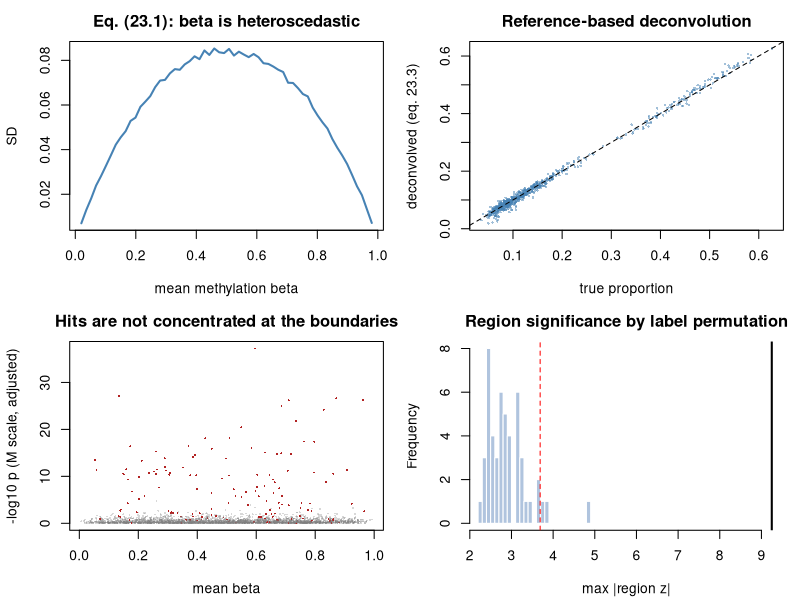

Source code (R):
## ---- chunk 1
suppressPackageStartupMessages(library(MASS))
MODULE_NAME <- "23_methylation_epigenomics"
OUT <- file.path(Sys.getenv("STATS_OUT", unset = "results"), MODULE_NAME)
dir.create(OUT, recursive = TRUE, showWarnings = FALSE)
header <- function(txt) cat("\n", strrep("=", 72), "\n", txt, "\n",
                            strrep("=", 72), "\n", sep = "")
beta_to_m <- function(b, eps = 1e-6) { b <- pmin(pmax(b, eps), 1-eps); log2(b/(1-b)) }
m_to_beta <- function(m) 2^m/(2^m + 1)
CELL_TYPES <- c("CD4T","CD8T","NK","Bcell","Mono","Gran")
## ---- chunk 2
header("1. Beta values are heteroscedastic; M-values are not (23.1)")
set.seed(3301)
cat(sprintf("  %11s%11s%9s\n", "mean beta", "SD(beta)", "SD(M)"))
for (target in c(0.02, 0.10, 0.30, 0.50, 0.75, 0.95)) {
  m_draws <- rnorm(40000, log2(target/(1-target)), 0.5)
  cat(sprintf("  %11.2f%11.4f%9.4f\n", target, sd(m_to_beta(m_draws)), sd(m_draws)))
}
cat("\n  Probes near 0 or 1 are STRUCTURALLY less variable. A linear model on\n")
cat("  beta gives them standard errors that are too small, so they dominate a\n")
cat("  hit list for a purely mathematical reason. MODEL ON M, REPORT BETA.\n")
## ---- chunk 3
header("2. A whole-blood EPIC-like cohort")
simulate_methylation <- function(n = 120, n_probes = 3000, n_dmp = 150) {
  ref_M <- matrix(rnorm(n_probes*length(CELL_TYPES), 0, 2), n_probes) +
    rnorm(n_probes, 0, 1.5)
  case <- rbinom(n, 1, 0.5); age <- rnorm(n, 55, 12); sex <- rbinom(n, 1, 0.5)
  ## Cases have MORE granulocytes and fewer CD4T -> composition is a CONFOUNDER.
  base_logit <- c(1.1, 0.5, 0.2, 0.3, 0.8, 1.9)
  shift <- c(-0.35, 0, 0, 0, 0.10, 0.30)
  W <- t(sapply(seq_len(n), function(i) {
    lg <- base_logit + case[i]*shift + rnorm(length(CELL_TYPES), 0, 0.22)
    exp(lg)/sum(exp(lg))
  }))
  colnames(W) <- CELL_TYPES
  true_eff <- numeric(n_probes)
  dmp <- sample(n_probes, n_dmp); true_eff[dmp] <- rnorm(n_dmp, 0, 0.85)
  M <- ref_M %*% t(W) + outer(true_eff, case) +
    outer(rnorm(n_probes, 0, 0.012), age - mean(age)) +
    matrix(rnorm(n_probes*n, 0, 0.45), n_probes)
  probes <- sprintf("cg%07d", seq_len(n_probes))
  samples <- sprintf("S%03d", seq_len(n))
  dimnames(M) <- list(probes, samples)
  meta <- data.frame(case = case, age = age, sex = sex, W, row.names = samples)
  list(beta = m_to_beta(M), M = M, meta = meta,
       truth = data.frame(true_eff = true_eff, is_dmp = true_eff != 0, row.names = probes),
       ref_M = `dimnames<-`(ref_M, list(probes, CELL_TYPES)))
}
set.seed(3302)
sim <- simulate_methylation()
beta_df <- sim$beta; M_df <- sim$M; meta <- sim$meta; truth <- sim$truth
stopifnot(identical(colnames(beta_df), rownames(meta)))
cat(sprintf("  %d probes x %d samples\n", nrow(beta_df), ncol(beta_df)))
cat(sprintf("  %d probes have a TRUE direct effect of case status\n", sum(truth$is_dmp)))
cat("\n  mean cell proportions by group:\n")
print(round(aggregate(meta[, CELL_TYPES], by = list(case = meta$case), mean), 3))
cat(sprintf("\n  Granulocytes differ by %+.3f between groups -> cell composition is\n",
            diff(tapply(meta$Gran, meta$case, mean))))
cat("  associated with the outcome, i.e. a CONFOUNDER for any probe whose\n")
cat("  methylation differs between cell types.\n")
## ---- chunk 4
header("3. Probe-wise linear models on M vs beta")
probewise <- function(Y, meta, rhs_cols, coef_index = 2) {
  X <- cbind(1, as.matrix(sapply(rhs_cols, function(c_) as.numeric(meta[[c_]]))))
  beta_hat <- qr.coef(qr(X), t(Y))
  resid <- t(Y) - X %*% beta_hat
  dof <- nrow(X) - ncol(X)
  s2 <- pmax(colSums(resid^2)/dof, 1e-14)
  se <- sqrt(s2 * chol2inv(qr.R(qr(X)))[coef_index, coef_index])
  p <- 2*pt(abs(beta_hat[coef_index, ]/se), dof, lower.tail = FALSE)
  data.frame(effect = beta_hat[coef_index, ], s2 = s2, pvalue = p,
             padj = p.adjust(p, "BH"), row.names = rownames(Y))
}
moderated_probewise <- function(Y, meta, rhs_cols, coef_index = 2) {
  base <- probewise(Y, meta, rhs_cols, coef_index)
  X <- cbind(1, as.matrix(sapply(rhs_cols, function(c_) as.numeric(meta[[c_]]))))
  dof <- nrow(X) - ncol(X)
  e <- log(base$s2) - digamma(dof/2) + log(dof/2)
  target <- mad(e)^2 - trigamma(dof/2)
  d0 <- if (target > 0) tryCatch(uniroot(function(d) trigamma(d/2) - target,
                                         c(1e-4, 1e4))$root, error = function(e) 50)
        else 50
  s0_2 <- exp(mean(e) + digamma(d0/2) - log(d0/2))
  s2t <- (d0*s0_2 + dof*base$s2)/(d0 + dof)
  se <- sqrt(s2t * chol2inv(qr.R(qr(X)))[coef_index, coef_index])
  base$pvalue <- 2*pt(abs(base$effect/se), dof + d0, lower.tail = FALSE)
  base$padj <- p.adjust(base$pvalue, "BH")
  list(res = base, d0 = d0)
}
mean_beta <- rowMeans(beta_df)
dist_edge <- pmin(mean_beta, 1 - mean_beta)
res_beta <- probewise(beta_df, meta, c("case","age","sex"))
res_M <- probewise(M_df, meta, c("case","age","sex"))
cat(sprintf("  Spearman(distance from the 0/1 boundary, residual variance):\n"))
cat(sprintf("    beta scale : %+.3f   <- strong dependence\n",
            cor(dist_edge, res_beta$s2, method = "spearman")))
cat(sprintf("    M scale    : %+.3f   <- essentially none\n",
            cor(dist_edge, res_M$s2, method = "spearman")))
cat("\n  That is the heteroscedasticity of eq. (23.1), measured directly.\n")
mb <- moderated_probewise(beta_df, meta, c("case","age","sex"))
mM <- moderated_probewise(M_df, meta, c("case","age","sex"))
cat("\n  WHY IT MATTERS - and it is NOT what most people assume. An ordinary\n")
cat("  probe-wise t-test on beta is largely self-correcting: an extreme probe\n")
cat("  has both a smaller effect AND a smaller SE, and the two mostly cancel.\n")
cat("  The damage appears once you MODERATE the variances, which every standard\n")
cat("  pipeline does (limma, eq. 20.6). Empirical Bayes assumes the residual\n")
cat("  variances are EXCHANGEABLE across probes. On the beta scale they are\n")
cat("  not, so the prior degrees of freedom collapse:\n")
cat(sprintf("\n    prior df d0, beta scale : %8.1f\n", mb$d0))
cat(sprintf("    prior df d0, M scale    : %8.1f\n", mM$d0))
cat("    With n = 4 or 6 per group - the usual EWAS pilot - that is decisive.\n")
score <- function(res, label) {
  rej <- res$padj < 0.05
  tp <- sum(rej & truth$is_dmp); fp <- sum(rej & !truth$is_dmp)
  cat(sprintf("  %-44s%7d%7d%7d%9.2f%8.3f\n", label, sum(rej), tp, fp,
              tp/sum(truth$is_dmp), fp/max(sum(rej), 1)))
}
cat(sprintf("\n  %-44s%7s%7s%7s%9s%8s\n", "analysis", "rej", "TP", "FP", "sens", "FDP"))
score(res_beta, "beta, ordinary t, adj. age+sex")
score(res_M, "M, ordinary t, adj. age+sex")
score(mM$res, "M, MODERATED t, adj. age+sex")
cat("\n  Note the FDP in all rows is far above 0.05. None of these adjusts for\n")
cat("  CELL COMPOSITION, which is the real driver - that is section 4, and it\n")
cat("  matters far more than the scale choice.\n")
## ---- chunk 5
header("4. Reference-based deconvolution and the adjustment decision (23.3)")
houseman <- function(Y, reference) {
  ## eq. (23.3): non-negative, sum-to-one constrained regression. Implemented
  ## as NNLS via a simple projected-gradient loop, then renormalised.
  R <- as.matrix(reference)
  t(apply(Y, 2, function(y) {
    w <- rep(1/ncol(R), ncol(R))
    for (it in 1:500) {
      g <- crossprod(R, R %*% w - y)
      w <- pmax(w - 0.5*g/max(sum(R^2), 1e-9), 0)
      if (sum(w) > 0) w <- w/sum(w)
    }
    w
  }))
}
disc <- names(sort(apply(sim$ref_M, 1, sd), decreasing = TRUE))[1:400]
W_hat <- houseman(M_df[disc, ], sim$ref_M[disc, ])
colnames(W_hat) <- CELL_TYPES
cat("  Estimated vs true cell proportions (correlation across samples):\n")
for (ct in CELL_TYPES)
  cat(sprintf("    %-8s r = %+.3f   (true mean %.3f, est mean %.3f)\n", ct,
              cor(W_hat[, ct], meta[[ct]]), mean(meta[[ct]]), mean(W_hat[, ct])))
meta_w <- meta
for (ct in CELL_TYPES[-length(CELL_TYPES)]) meta_w[[paste0("est_", ct)]] <- W_hat[, ct]
res_adj <- probewise(M_df, meta_w,
                     c("case","age","sex", paste0("est_", CELL_TYPES[-length(CELL_TYPES)])))
cat(sprintf("\n  %-44s%7s%7s%7s%9s%8s\n", "analysis", "rej", "TP", "FP", "sens", "FDP"))
score(res_M, "M scale, NOT adjusted for composition")
score(res_adj, "M scale, adjusted for estimated composition")
cat("\n  Adjusting removes composition-driven false positives. But BEFORE\n")
cat("  adjusting, decide the CAUSAL ROLE (Module 32):\n")
cat("    CONFOUNDER - composition differs for reasons unrelated to disease\n")
cat("                 (age, smoking, sampling) -> ADJUST.\n")
cat("    MEDIATOR   - the disease CAUSES the composition change, which then\n")
cat("                 changes methylation -> adjusting removes the effect you\n")
cat("                 wanted. Do a mediation analysis instead (eq. 32.6).\n")
cat("    OUTCOME    - the composition change IS the finding -> model it\n")
cat("                 directly and do not adjust methylation for it.\n")
med_frac <- sapply(rownames(truth)[truth$is_dmp][1:60], function(p_) {
  d <- meta; d$y <- M_df[p_, ]
  tot <- coef(lm(y ~ case + age + sex, data = d))["case"]
  dir_ <- coef(lm(as.formula(paste("y ~ case + age + sex +",
                                   paste(CELL_TYPES[-length(CELL_TYPES)], collapse = "+"))),
                  data = d))["case"]
  if (abs(tot) > 1e-6) 1 - dir_/tot else NA
})
cat(sprintf("\n  Median proportion of the case effect 'explained' by composition\n"))
cat(sprintf("  across 60 true DMPs: %.1f%%\n", 100*median(med_frac, na.rm = TRUE)))
cat("  If composition is a MEDIATOR, that fraction is a real biological\n")
cat("  pathway and adjusting it away is a mistake.\n")
## ---- chunk 6
header("5. Bisulfite counts need a beta-binomial (23.2)")
set.seed(3303)
n_s <- 24; n_sites <- 400
group <- rbinom(n_s, 1, 0.5)
true_pi <- rbeta(n_sites, 2, 2)
delta <- c(rep(0.12, 40), rep(0, n_sites - 40))
RHO <- 0.03
coverage <- matrix(rnbinom(n_sites*n_s, mu = 30, size = 2), n_sites) + 1
y <- matrix(0L, n_sites, n_s)
for (i in seq_len(n_sites)) for (j in seq_len(n_s)) {
  pij <- min(max(true_pi[i] + delta[i]*group[j], 0.01), 0.99)
  a <- pij*(1/RHO - 1); b <- (1 - pij)*(1/RHO - 1)
  y[i, j] <- rbinom(1, coverage[i, j], rbeta(1, a, b))
}
is_de <- delta != 0
test_sites <- function(quasi) {
  vapply(seq_len(n_sites), function(i) {
    d <- data.frame(m = y[i, ], u = coverage[i, ] - y[i, ], g = group)
    f <- try(glm(cbind(m, u) ~ g, data = d, family = binomial()), silent = TRUE)
    if (inherits(f, "try-error")) return(1)
    if (!quasi) return(coef(summary(f))["g", 4])
    phi <- max(sum(residuals(f, "pearson")^2)/df.residual(f), 1)
    2*pt(abs(coef(f)["g"]/(coef(summary(f))["g",2]*sqrt(phi))),
         df.residual(f), lower.tail = FALSE)
  }, numeric(1))
}
cat(sprintf("  %-34s%7s%7s%7s%8s\n", "model", "rej", "TP", "FP", "FDP"))
for (row_ in list(list("binomial (ignores overdispersion)", FALSE),
                  list("quasi-binomial (eq. 23.2)", TRUE))) {
  p <- test_sites(row_[[2]]); rej <- p.adjust(p, "BH") < 0.05
  cat(sprintf("  %-34s%7d%7d%7d%8.3f\n", row_[[1]], sum(rej), sum(rej & is_de),
              sum(rej & !is_de), sum(rej & !is_de)/max(sum(rej), 1)))
}
cat(sprintf("\n  Coverage ranges %d-%dx. A plain binomial treats a high-coverage\n",
            min(coverage), max(coverage)))
cat("  site as far more certain than a low-coverage one, ignoring the\n")
cat("  BIOLOGICAL variability between samples entirely (eq. 23.2).\n")
## ---- chunk 7
header("6. Region-level inference")
set.seed(3304)
probe_pos <- sort(sample(1e7, nrow(truth)))
names(probe_pos) <- rownames(truth)
z_scores <- qnorm(res_adj$pvalue/2, lower.tail = FALSE) * sign(res_adj$effect)
region_scan <- function(z, positions, window = 2000, min_probes = 3) {
  o <- order(positions); zs <- z[o]; ps <- positions[o]
  out <- list(); i <- 1
  while (i <= length(ps)) {
    j <- i
    while (j + 1 <= length(ps) && ps[j+1] - ps[i] <= window) j <- j + 1
    k <- j - i + 1
    ## Stouffer (eq. 6.7). NOTE: assumes INDEPENDENT probes, which adjacent
    ## CpGs violate - so this p-value needs permutation calibration.
    if (k >= min_probes) out[[length(out)+1]] <-
      data.frame(start = ps[i], end = ps[j], n_probes = k, z = sum(zs[i:j])/sqrt(k))
    i <- j + 1
  }
  if (length(out)) do.call(rbind, out) else data.frame()
}
regions <- region_scan(z_scores, probe_pos)
cat(sprintf("  %d candidate regions with >= 3 probes\n", nrow(regions)))
cat(sprintf("  largest |region z|: %.2f\n", max(abs(regions$z))))
cat("\n  CRITICAL: the Stouffer combination assumes INDEPENDENT probes. Adjacent\n")
cat("  CpGs are spatially correlated, so this p-value is anticonservative.\n")
cat("  Calibrate by permuting SAMPLE LABELS and rerunning the whole scan -\n")
cat("  which preserves the spatial correlation structure:\n")
null_max <- replicate(50, {
  mp <- meta; mp$case <- sample(mp$case)
  rp <- probewise(M_df, mp, c("case","age","sex"))
  zp <- qnorm(rp$pvalue/2, lower.tail = FALSE) * sign(rp$effect)
  rg <- region_scan(zp, probe_pos)
  if (nrow(rg)) max(abs(rg$z)) else 0
})
thresh <- quantile(null_max, 0.95)
cat(sprintf("    95th percentile of the max |region z| under permutation: %.2f\n", thresh))
cat(sprintf("    regions exceeding it: %d\n", sum(abs(regions$z) > thresh)))
cat(sprintf("    naive |z| > 1.96 would have called: %d\n", sum(abs(regions$z) > 1.96)))
## ---- chunk 8
png(file.path(OUT, "methylation.png"), width = 1100, height = 800, res = 110)
par(mfrow = c(2, 2), mar = c(4.2, 4.2, 2.5, 1))
bb <- seq(0.02, 0.98, length.out = 60)
sds <- sapply(bb, function(b) sd(m_to_beta(rnorm(3000, log2(b/(1-b)), 0.5))))
plot(bb, sds, type = "l", lwd = 2, col = "steelblue", xlab = "mean methylation beta",
     ylab = "SD", main = "Eq. (23.1): beta is heteroscedastic")
abline(h = 0.5, col = "darkorange", lty = 2)
plot(as.vector(as.matrix(meta[, CELL_TYPES])), as.vector(W_hat), pch = 16, cex = 0.4,
     col = adjustcolor("steelblue", 0.5), xlab = "true proportion",
     ylab = "deconvolved (eq. 23.3)", main = "Reference-based deconvolution")
abline(0, 1, lty = 2)
plot(mean_beta, -log10(res_adj$pvalue), pch = 16, cex = 0.3,
     col = ifelse(truth$is_dmp, "firebrick", adjustcolor("grey50", 0.3)),
     xlab = "mean beta", ylab = "-log10 p (M scale, adjusted)",
     main = "Hits are not concentrated at the boundaries")
hist(null_max, breaks = 25, col = "lightsteelblue", border = "white",
     xlim = range(c(null_max, max(abs(regions$z)))),
     main = "Region significance by label permutation", xlab = "max |region z|")
abline(v = thresh, col = "red", lty = 2); abline(v = max(abs(regions$z)), lwd = 2)
invisible(dev.off())
cat("\nFigure written to", file.path(OUT, "methylation.png"), "\n")
## ---- chunk 9

## ---- chunk 10

## ---- chunk 11
# top <- rownames(res_adj)[order(res_adj$pvalue)][1:5]
# cat(sprintf("  %12s%10s%11s%14s%14s%12s\n", "probe","M effect","mean beta",
#             "beta at ctrl","beta at case","difference"))
# for (pr in top) {
#   eff <- res_adj[pr, "effect"]
#   m_ctrl <- mean(M_df[pr, meta$case == 0])
#   b_ctrl <- m_to_beta(m_ctrl); b_case <- m_to_beta(m_ctrl + eff)
#   cat(sprintf("  %12s%10.3f%11.3f%14.3f%14.3f%+12.3f\n", pr, eff,
#               mean(beta_df[pr, ]), b_ctrl, b_case, b_case - b_ctrl))
# }
#
# ## The map from M to beta is NONLINEAR (a logistic), so the SAME M-scale
# ## effect corresponds to a different beta difference depending on where you
# ## start. Near beta = 0.5 the map is steepest; near 0 or 1 a large M change
# ## barely moves beta. Evaluate m_to_beta() at the ACTUAL baseline, which is
# ## why you report "beta went from 0.42 to 0.55".
## ---- chunk 12

## ---- chunk 13

## ---- chunk 14
# set.seed(77)
# n <- 200
# case <- rbinom(n, 1, 0.5)
# gran <- 0.30 + 0.10*case + rnorm(n, 0, 0.04)     # disease -> composition
# meth <- 2.0*gran + rnorm(n, 0, 0.15)             # composition -> methylation
# d <- data.frame(case = case, gran = gran, meth = meth)
# tot <- lm(meth ~ case, data = d); dir_ <- lm(meth ~ case + gran, data = d)
# a_path <- coef(lm(gran ~ case, data = d))["case"]
# cat(sprintf("  total effect (TE)             = %+.4f  p = %.2e\n",
#             coef(tot)["case"], coef(summary(tot))["case",4]))
# cat(sprintf("  direct effect after adjusting = %+.4f  p = %.3f\n",
#             coef(dir_)["case"], coef(summary(dir_))["case",4]))
# cat(sprintf("  indirect (NIE) = a*b           = %+.4f\n",
#             a_path*coef(dir_)["gran"]))
# cat(sprintf("  proportion mediated            = %.1f%%\n",
#             100*a_path*coef(dir_)["gran"]/coef(tot)["case"]))
#
# ## There IS a real total effect of disease on methylation - it just runs
# ## THROUGH cell composition. Adjusting for the mediator makes it vanish and
# ## you would wrongly conclude "no methylation difference". The CAUSAL question
# ## decides the model; the data cannot tell you which role composition plays.
## ---- chunk 15

## ---- chunk 16

## ---- chunk 17
# set.seed(88)
# ppg <- rnbinom(400, mu = 7, size = 1.2) + 1
# gene_of_probe <- rep(seq_along(ppg), ppg)[1:nrow(truth)]
# sig_probe <- runif(length(gene_of_probe)) < 0.05    # COMPLETELY AT RANDOM
# gene_hit <- tapply(sig_probe, gene_of_probe, any)
# n_probes <- tapply(rep(1, length(gene_of_probe)), gene_of_probe, sum)
# cat(sprintf("  %17s%17s\n", "probes per gene", "P(gene called)"))
# for (rg in list(c(1,1), c(2,4), c(5,9), c(10,100))) {
#   m <- n_probes >= rg[1] & n_probes <= rg[2]
#   cat(sprintf("  %17s%16.1f%%\n", sprintf("%d-%d", rg[1], rg[2]),
#               100*mean(gene_hit[m])))
# }
#
# ## Probe-rich genes are called far more often, purely because they have more
# ## chances to contain a random hit. Any pathway enriched for probe-rich genes
# ## (promoter CpG islands, long genes) looks "significant" in every study.
# ## missMethyl::gometh corrects exactly this bias; a plain hypergeometric test
# ## on the gene list does not.
